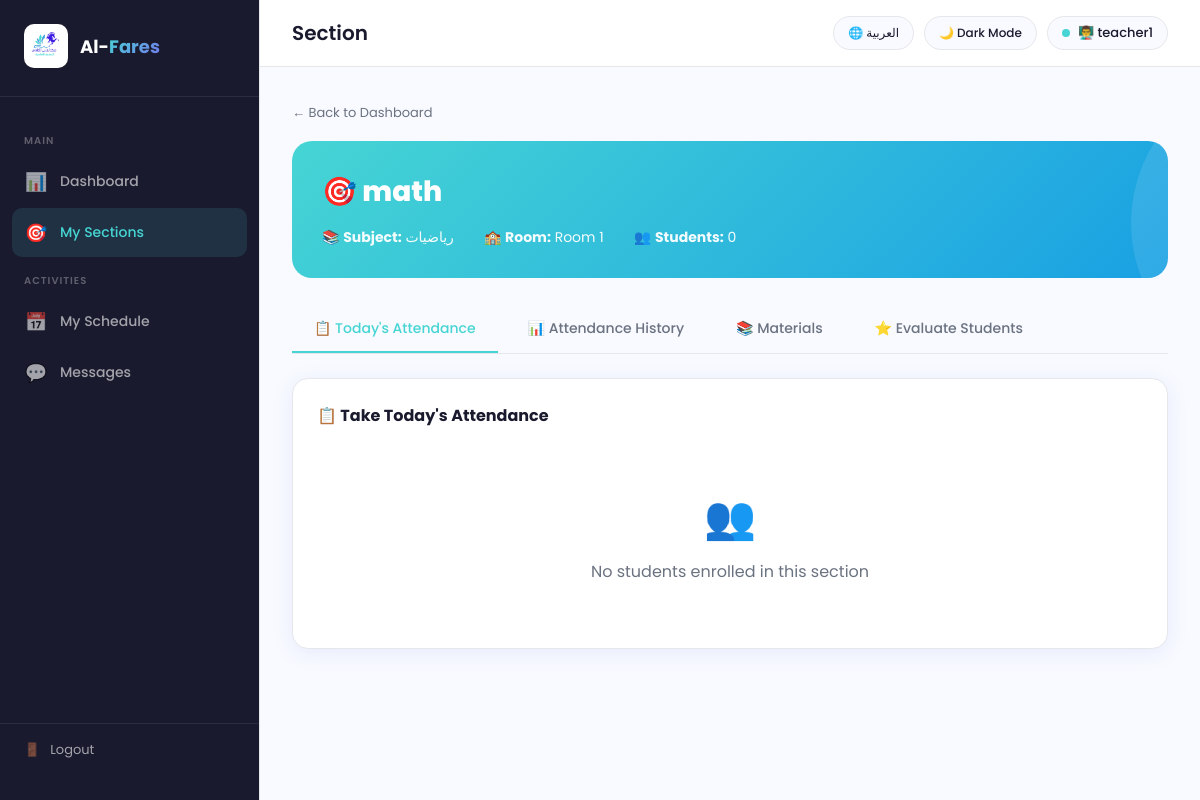
/teacher/section/1 (signed in), run on the app's committed database.
### tables this page shows
CREATE TABLE Sections (
            Section_ID INTEGER PRIMARY KEY AUTOINCREMENT,
            Section_Name TEXT NOT NULL,
            Subject_ID INTEGER,
            Teacher_ID INTEGER,
            Class_ID INTEGER,
            Gender TEXT,
            Period_Type TEXT,
            FOREIGN KEY (Subject_ID) REFERENCES Subjects(Subject_ID),
            FOREIGN KEY (Teacher_ID) REFERENCES Teachers(Teacher_ID),
            FOREIGN KEY (Class_ID) REFERENCES Classes(Class_ID)
        );

CREATE TABLE Subjects (
            Subject_ID INTEGER PRIMARY KEY AUTOINCREMENT,
            Subject_Name TEXT NOT NULL,
            Credit_Hours INTEGER
        );

CREATE TABLE Classes (
            Class_ID INTEGER PRIMARY KEY AUTOINCREMENT,
            Room_Number TEXT,
            Capacity INTEGER
        );

### app.py (the view)
@app.route('/teacher/section/<int:section_id>')
def teacher_section(section_id):
    if session.get('role') != 'Teacher':
        return redirect('/login')
    conn = get_db()
    section = conn.execute('''
        SELECT s.*, sub.Subject_Name, c.Room_Number
        FROM Sections s
        LEFT JOIN Subjects sub ON s.Subject_ID = sub.Subject_ID
        LEFT JOIN Classes c ON s.Class_ID = c.Class_ID
        WHERE s.Section_ID = ?
    ''', (section_id,)).fetchone()
    students = conn.execute('''
        SELECT st.Student_ID, u.Full_Name, u.User_ID
        FROM Enrollments e
        JOIN Students st ON e.Student_ID = st.Student_ID
        JOIN Users u ON st.User_ID = u.User_ID
        WHERE e.Section_ID = ?
    ''', (section_id,)).fetchall()
    materials = conn.execute(
        'SELECT * FROM Materials WHERE Section_ID = ? ORDER BY Upload_Date DESC',
        (section_id,)
    ).fetchall()
    attendance_history = conn.execute('''
        SELECT a.Date, a.Status, a.Student_ID, u.Full_Name
        FROM Attendance a
        JOIN Students st ON a.Student_ID = st.Student_ID
        JOIN Users u ON st.User_ID = u.User_ID
        WHERE a.Student_ID IN (
            SELECT Student_ID FROM Enrollments WHERE Section_ID = ?
        )
        ORDER BY a.Date DESC, u.Full_Name
    ''', (section_id,)).fetchall()
    from collections import defaultdict
    history_grouped = defaultdict(list)
    for record in attendance_history:
        history_grouped[record['Date']].append(record)
    history_grouped = dict(history_grouped)
    from datetime import date
    today = date.today().isoformat()
    today_taken = today in history_grouped
    conn.close()
    return render_template('teacher_section.html',
                           section=section,
                           students=students,
                           materials=materials,
                           history_grouped=history_grouped,
                           today=today,
                           today_taken=today_taken)

### database.py (called while the page is built)
def get_db():
    conn = sqlite3.connect('alfares.db')
    conn.row_factory = sqlite3.Row
    return conn

### templates/teacher_section.html (shortened to what this page needs)
<!DOCTYPE html>
<html lang="en" dir="ltr" data-theme="light">
<head>
</head>
<body>
  <aside class="sidebar">
    <div class="sidebar-logo">
      <img src="/static/logo.png" alt="logo">
      <h2>Al-<span>Fares</span></h2>
    </div>
    <nav class="sidebar-menu">
      <div class="menu-label" data-ar="الرئيسية" data-en="Main">Main</div>
      <a class="menu-item" href="/teacher">
        <span class="icon">📊</span> <span data-ar="لوحة التحكم" data-en="Dashboard">Dashboard</span>
      </a>
      <a class="menu-item active" href="/teacher">
        <span class="icon">🎯</span> <span data-ar="شعبي" data-en="My Sections">My Sections</span>
      </a>
      <div class="menu-label" data-ar="الأنشطة" data-en="Activities">Activities</div>
      <a class="menu-item" href="/teacher/schedule">
  <span class="icon">📅</span> <span data-ar="جدولي" data-en="My Schedule">My Schedule</span>
</a>
      <a class="menu-item" href="/teacher/messages">
  <span class="icon">💬</span> <span data-ar="الرسائل" data-en="Messages">Messages</span>
</a>
    </nav>
    <div class="sidebar-footer">
      <a href="/logout" class="logout-btn">
        <span>🚪</span> <span data-ar="تسجيل الخروج" data-en="Logout">Logout</span>
      </a>
    </div>
  </aside>
  <div class="main">
    <div class="topbar">
      <h1 id="page-title">Section</h1>
      <div class="topbar-right">
        <button class="top-btn" onclick="toggleLang()" id="lang-btn">🌐 العربية</button>
        <button class="top-btn" onclick="toggleTheme()" id="theme-btn">🌙 Dark Mode</button>
        <div class="user-badge">
          <div class="badge-dot"></div>
          👨‍🏫 {{ session.full_name }}
        </div>
      </div>
    </div>
    <div class="content">
      <a href="/teacher" class="back-link" data-ar="← العودة للوحة التحكم" data-en="← Back to Dashboard">← Back to Dashboard</a>
      <div class="section-header-card">
        <h2>🎯 {{ section.Section_Name }}</h2>
        <div class="info-row">
          <div>📚 <strong data-ar="المادة:" data-en="Subject:">Subject:</strong> {{ section.Subject_Name }}</div>
          <div>🏫 <strong data-ar="القاعة:" data-en="Room:">Room:</strong> {{ section.Room_Number }}</div>
          <div>👥 <strong data-ar="الطلاب:" data-en="Students:">Students:</strong> {{ students|length }}</div>
        </div>
      </div>
      <div class="tabs">
        <button class="tab-btn active" onclick="switchTab('attendance', this)" data-ar="📋 الحضور اليوم" data-en="📋 Today's Attendance">📋 Today's Attendance</button>
        <button class="tab-btn" onclick="switchTab('history', this)" data-ar="📊 سجل الحضور" data-en="📊 Attendance History">📊 Attendance History</button>
        <button class="tab-btn" onclick="switchTab('materials', this)" data-ar="📚 الملفات والفيديوهات" data-en="📚 Materials">📚 Materials</button>
        <button class="tab-btn" onclick="switchTab('evaluate', this)" data-ar="⭐ تقييم الطلاب" data-en="⭐ Evaluate Students">⭐ Evaluate Students</button>
      </div>
      <div class="tab-content active" id="tab-attendance">
        <div class="panel">
          <div class="panel-header">
            <h3 data-ar="📋 تسجيل حضور اليوم" data-en="📋 Take Today's Attendance">📋 Take Today's Attendance</h3>
          </div>
          {% if students %}
          <form method="POST" action="/teacher/take-attendance/{{ section.Section_ID }}">
            <div class="attendance-list">
              {% for s in students %}
              <div class="attendance-row">
                <div class="student-avatar">{{ s.Full_Name[0]|upper }}</div>
                <div class="student-name">{{ s.Full_Name }}</div>
                <div class="status-options">
                  <input type="radio" id="p{{s.Student_ID}}" name="status_{{s.Student_ID}}" value="Present" class="status-radio" checked>
                  <label for="p{{s.Student_ID}}" class="status-label present" data-ar="حاضر" data-en="Present">Present</label>
                  <input type="radio" id="a{{s.Student_ID}}" name="status_{{s.Student_ID}}" value="Absent" class="status-radio">
                  <label for="a{{s.Student_ID}}" class="status-label absent" data-ar="غائب" data-en="Absent">Absent</label>
                  <input type="radio" id="l{{s.Student_ID}}" name="status_{{s.Student_ID}}" value="Late" class="status-radio">
                  <label for="l{{s.Student_ID}}" class="status-label late" data-ar="متأخر" data-en="Late">Late</label>
                </div>
              </div>
              {% endfor %}
            </div>
            <button type="submit" class="submit-btn" data-ar="✓ تسجيل الحضور" data-en="✓ Submit Attendance">✓ Submit Attendance</button>
          </form>
          {% else %}
          <div class="empty-state">
            <div class="icon">👥</div>
            <p data-ar="لا يوجد طلاب مسجلون بهذه الشعبة" data-en="No students enrolled in this section">No students enrolled in this section</p>
          </div>
          {% endif %}
        </div>
      </div>
    </div>
  </div>
</body>
</html>

### data on the page
Sections: Section_Name "math"
Subjects: Subject_Name "رياضيات"
Classes: Room_Number "Room 1"

### other printed values
{{ session.full_name }} "teacher1"
{{ students|length }} "0"
